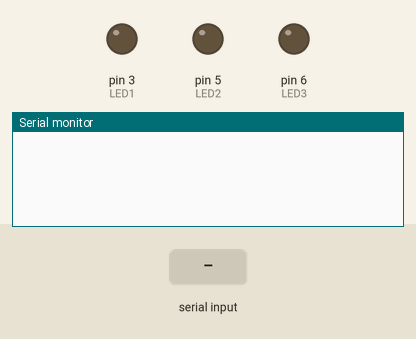
Simulated run of this sketch. Board: Arduino Uno, built with avr-gcc and run on an emulated ATmega328P. Shown: output pins drawn as LEDs (lit = HIGH), the last lines printed to the serial monitor. The inputs (shaded band) are chosen by the test bench.

Above: at 1.2 s.
1.3 s: "irrigate" received over Serial
At 2.8 s:
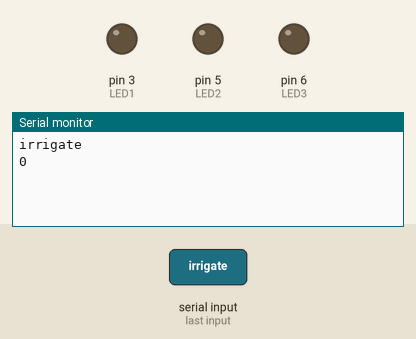
3.8 s: "90,45\n" received over Serial
At 5.5 s:
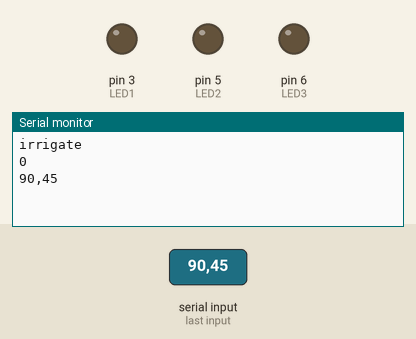
6.3 s: "irrigate,45\n" received over Serial
At 8.1 s:
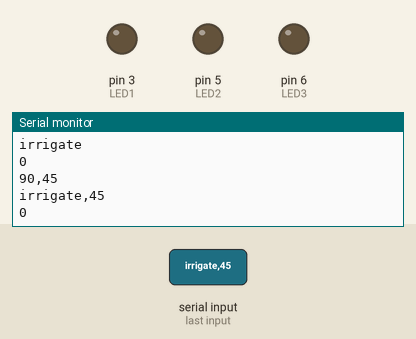

Measured:
- after the input at 1.3 s, the serial monitor: prints a new line after 1.0 s (image 1)
- after the input at 3.8 s, the serial monitor: prints a new line after 1.0 s (image 2)
- after the input at 6.3 s, the serial monitor: prints a new line after 1.0 s (image 3)

The sketch:

Water_station.ino
```cpp
#define LED1 3
#define LED2 5
#define LED3 6

int counter = 1;  // Start counter from 1

void setup() {
  Serial.begin(9600);
  pinMode(LED1, OUTPUT);
  pinMode(LED2, OUTPUT);
  pinMode(LED3, OUTPUT);
}

void loop() {                              //snippet 1 starts here
  if (Serial.available()) {
    String receivedData = Serial.readString();
    receivedData.trim();
    Serial.println(receivedData);
    // Check if the message starts with "irrigate" and extract the stop counter value
    if (receivedData.startsWith("irrigate")) {
      // Extract the number after "irrigate"
      int stopNumber = receivedData.substring(8).toInt();   //snippet 1 ends here
      Serial.println(stopNumber);
      // Based on the stop number, light up the appropriate LED
      if (stopNumber == 1) {                           // snippet 2 starts here
        digitalWrite(LED1, HIGH);
        delay(8000);
        digitalWrite(LED1, LOW);
      }
      else if (stopNumber == 2) {
        digitalWrite(LED2, HIGH);
        delay(8000);
        digitalWrite(LED2, LOW);
      }
      else if (stopNumber == 3) {
        digitalWrite(LED3, HIGH);
        delay(8000);
        digitalWrite(LED3, LOW);                     //snippet 2 ends here
      }
    }
  }
}
```
